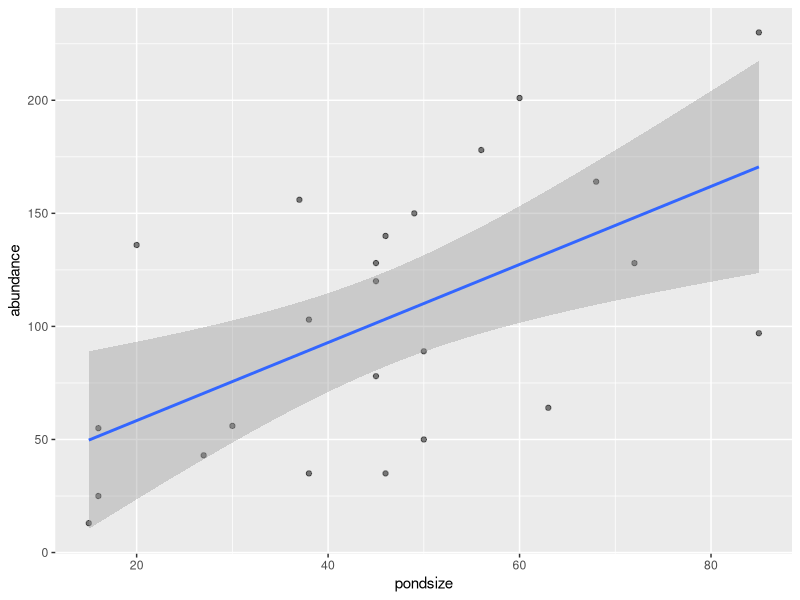
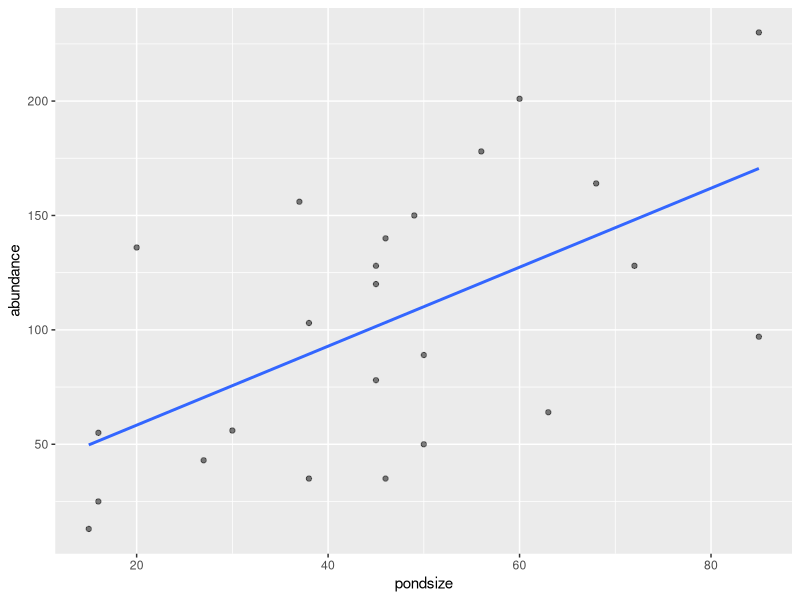
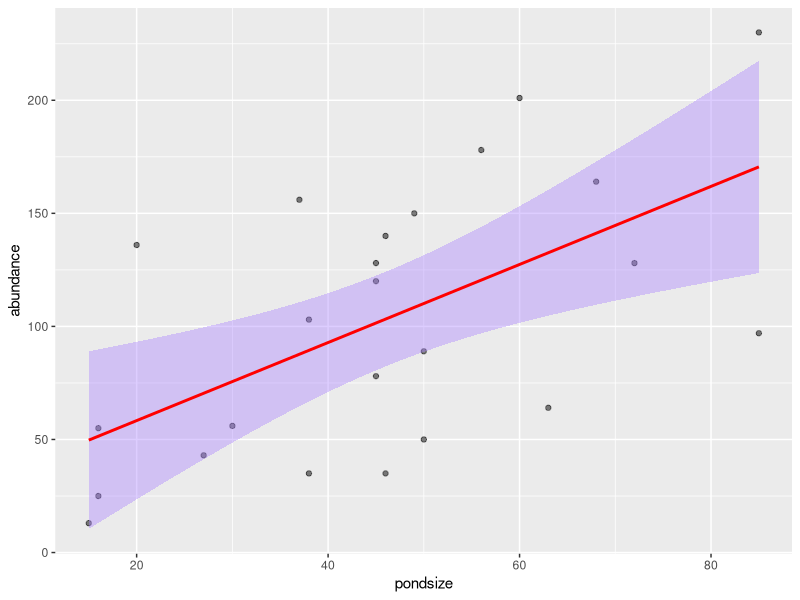
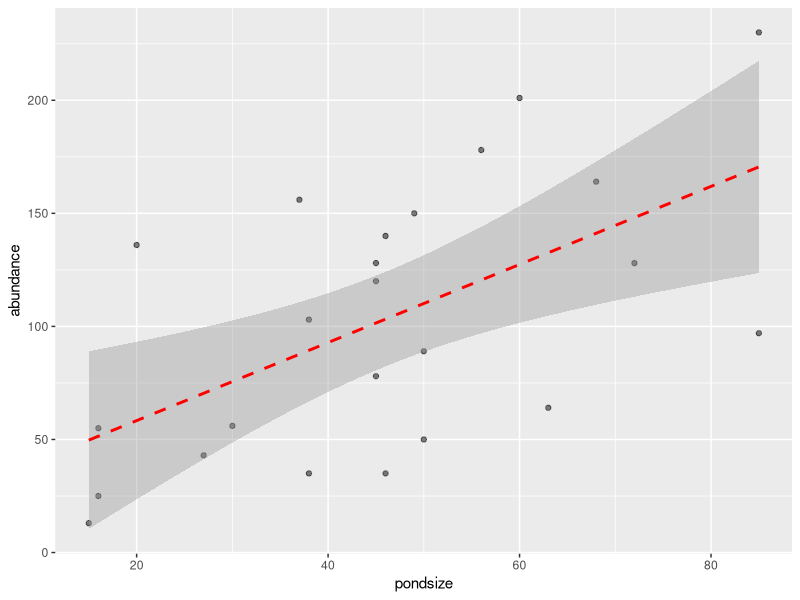
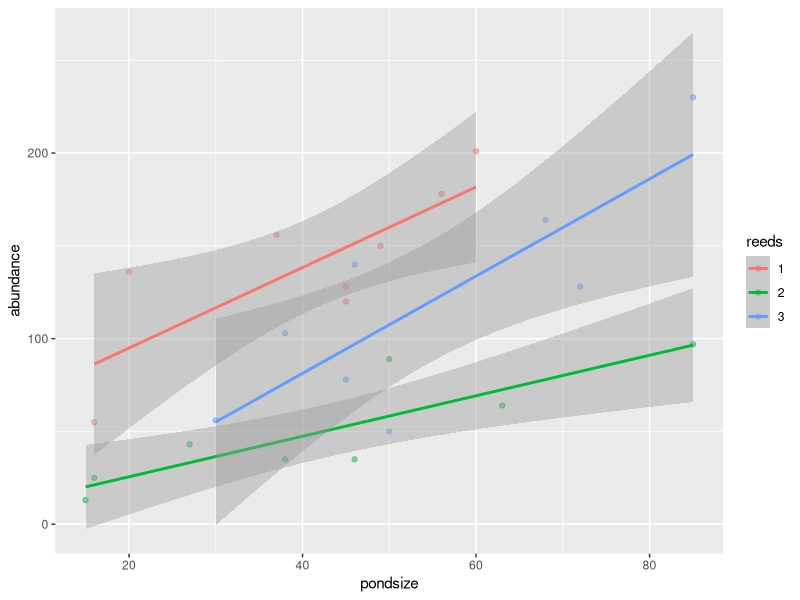
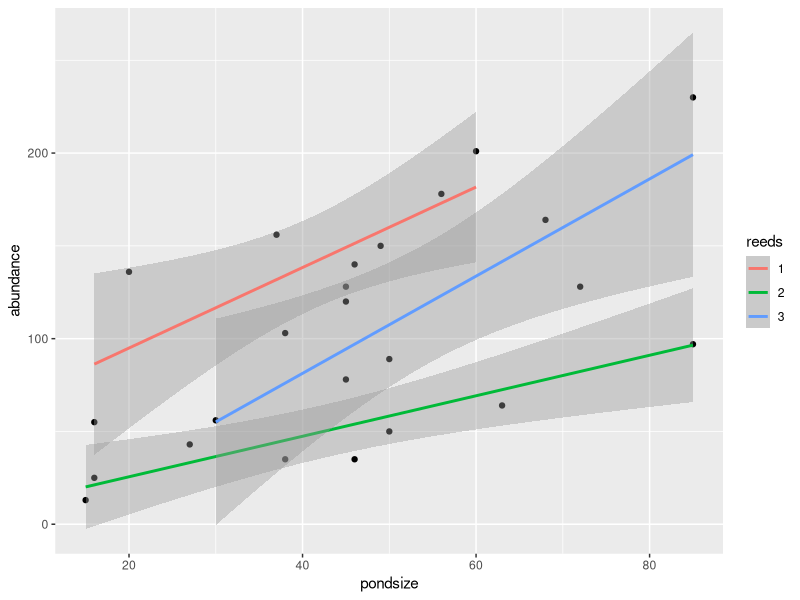

These figures' R source, in order:
## ---- chunk 1
library(knitr)
knitr::opts_chunk$set(warning = FALSE, message = FALSE)

## ---- chunk 2
library(tidyverse)
tadpoles <- read.csv("../../../resources/datafiles/tadpoles.csv", header=TRUE)
tadpoles$reeds<-factor(tadpoles$reeds)
## ---- chunk 3
ggplot(tadpoles, aes(x=pondsize, y=abundance)) +
  geom_point(alpha = 0.5)+
  geom_smooth(method=lm)
## ---- chunk 4
ggplot(tadpoles, aes(x=pondsize, y=abundance)) +
  geom_point(alpha = 0.5)+
  geom_smooth(method=lm, se = FALSE, fullrange = TRUE)
## ---- chunk 5
ggplot(tadpoles, aes(x=pondsize, y=abundance)) +
  geom_point(alpha = 0.5)+
  geom_smooth(method=lm, colour = "red", fill = "mediumpurple1")
## ---- chunk 6
ggplot(tadpoles, aes(x=pondsize, y=abundance)) +
  geom_point(alpha = 0.5)+
  geom_smooth(method=lm, colour = "red", linetype = 2)
## ---- chunk 7
ggplot(tadpoles, aes(x=pondsize, y=abundance, colour = reeds)) +
  geom_point(alpha = 0.5)+
  geom_smooth(method=lm) 
## ---- chunk 8
ggplot(tadpoles) +
  geom_point(aes(x=pondsize, y=abundance))+
  geom_smooth(aes(x=pondsize, y=abundance, colour = reeds), method=lm) 
